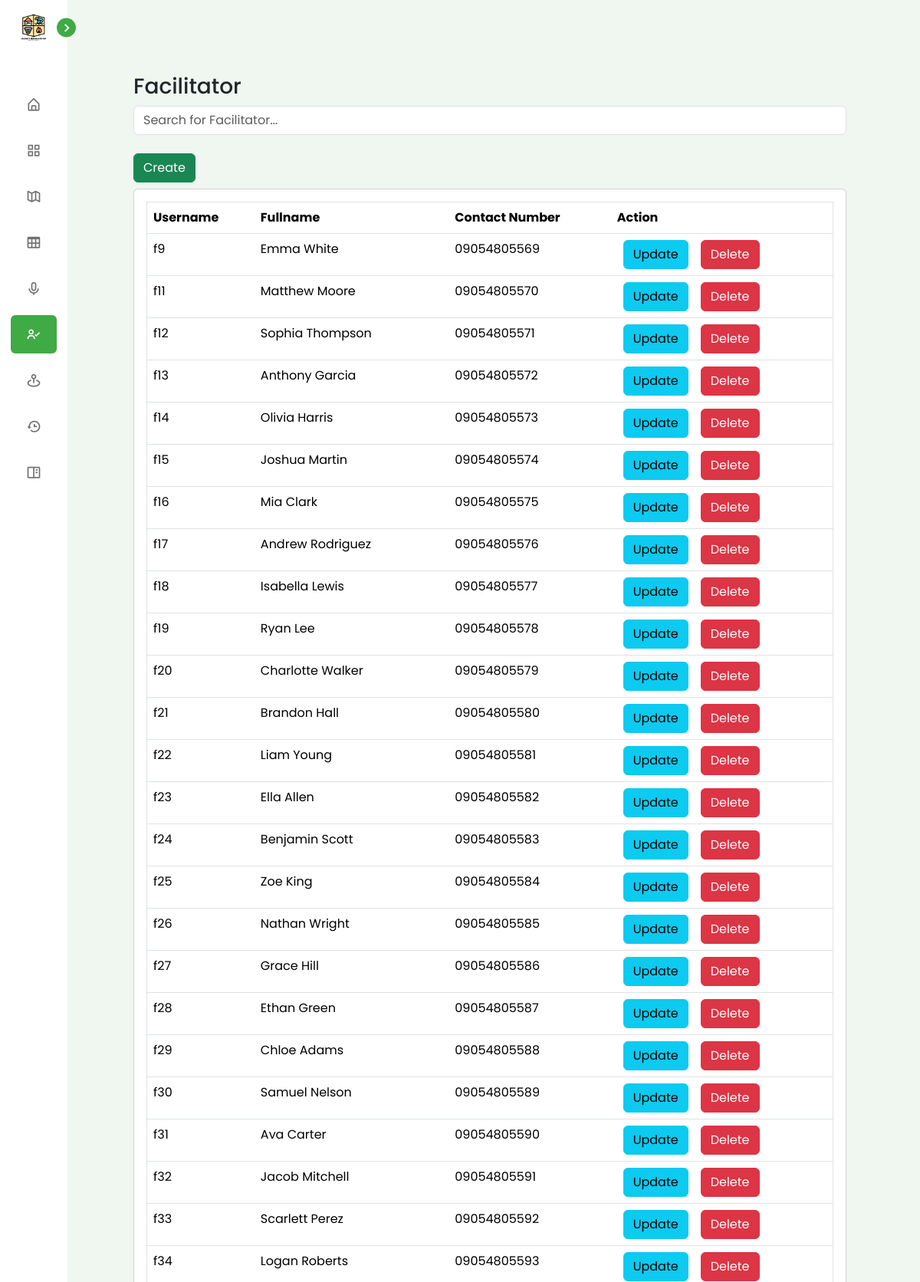
The page /view/pages/admin/facilitator.php (signed in, upper part) on the database its author committed.
### tables this page shows
CREATE TABLE `tbl_facilitator_access` (
  `id` int(11) NOT NULL,
  `facilitator_username` varchar(255) NOT NULL,
  `facilitator_password` varchar(255) NOT NULL,
  `facilitator_fullname` varchar(255) NOT NULL,
  `facilitator_contact_number` varchar(255) NOT NULL
);

### connection/connection.php (called while the page is built, shortened)
<?php
class config {
    public function __construct(){
        $dsn = "mysql:host=".H.";dbname=".DB;
        $username = U;
        $password = P;
        try {
            $this->pdo = new PDO($dsn, $username, $password);
        } catch (PDOException $e) {
            die("Connection failed: " . $e->getMessage());
        }
    }
}
?>

### controller/FacilitatorController.php (called while the page is built, shortened)
<?php
    require('../../../services/FacilitatorServices.php');
    $facilitatorServices = new FacilitatorServices();
?>

### services/FacilitatorServices.php (called while the page is built, shortened)
<?php
require_once("../../../connection/connection.php");
class FacilitatorServices extends config {
        public function getAllFacilitator() {
            try {
                $query = "SELECT `id`, `facilitator_username`, `facilitator_password`, `facilitator_fullname`, `facilitator_contact_number` FROM `tbl_facilitator_access` WHERE 1";
                $stmt = $this->pdo->prepare($query);
                $stmt->execute();
                $announcement =  $stmt->fetchAll(PDO::FETCH_ASSOC);
                return  $announcement;
            } catch (PDOException $e) {
                echo "Error: " . $e->getMessage();
            }
        }
}
?>

### view/pages/admin/facilitator.php (the view, shortened to what this page needs)
<?php
require_once('../../../controller/FacilitatorController.php');
$activeFacilitator = $facilitatorServices->getAllFacilitator();
?>
<?php require_once('../../components/header.php')?>
<div class="p-0 p-md-5">
    <div class="p-4">
        <h3 class="text-dark">Facilitator</h3>
        <div class="mb-3">
            <input type="text" id="searchInput" class="form-control" placeholder="Search for Facilitator...">
        </div>
        <button type="button" class="btn btn-success mx-0 my-md-2"
                                        data-bs-toggle="modal"
                                        data-bs-target="#facilitatorModal"
                                        data-bs-action="create">
                                        Create
                                    </button>
        <div class="table-responsive card p-3">
            <table border="1" class="table p-3" id="pestData">
                <thead>
                    <tr>
                        <th>Username</th>
                        <th>Fullname</th>
                        <th>Contact Number</th>
                        <th>Action</th>
                    </tr>
                </thead>
                <tbody>
                    <?php if (!empty($activeFacilitator)): ?>
                        <?php foreach ($activeFacilitator  as $facilitator): ?>
                            <tr>
                                <td><?php echo htmlspecialchars($facilitator['facilitator_username']); ?></td>
                                <td><?php echo htmlspecialchars($facilitator['facilitator_fullname']); ?></td>
                                <td><?php echo htmlspecialchars($facilitator['facilitator_contact_number']); ?></td>
                                <td><button type="button" class="btn btn-info mx-0 mx-md-2 my-1 my-md-0"
                                        data-bs-toggle="modal"
                                        data-bs-target="#facilitatorModal"
                                        data-bs-id="<?php echo htmlspecialchars($facilitator['id']); ?>"
                                        data-bs-username="<?php echo htmlspecialchars($facilitator['facilitator_username']); ?>"
                                        data-bs-password="<?php echo htmlspecialchars($facilitator['facilitator_password']); ?>"
                                        data-bs-fullname="<?php echo htmlspecialchars($facilitator['facilitator_fullname']); ?>"
                                        data-bs-contact_number="<?php echo htmlspecialchars($facilitator['facilitator_contact_number']); ?>"
                                        data-bs-action="update">
                                        Update
                                </button><button type="button" class="btn btn-danger mx-0 mx-md-2 my-1 my-md-0"
                                        data-bs-toggle="modal"
                                        data-bs-target="#deleteModal"
                                        data-bs-id="<?php echo htmlspecialchars($facilitator['id']); ?>">
                                        Delete
                                </button></td>
                            </tr>
                        <?php endforeach; ?>
                    <?php else: ?>
                        <tr>
                            <td colspan="6" class="text-center">No records found.</td>
                        </tr>
                    <?php endif; ?>
                </tbody>
            </table>
        </div>
    </div>
</div>
<?php require_once('../../components/footer.php')?>

### view/css/sidebar.css (style rules this page uses)
* { margin: 0; padding: 0; box-sizing: border-box; font-family: 'Poppins', sans-serif; }
:root { --body-color: #f0f6f0; --sidebar-color: #FFF; --primary-color: #40aa44; --primary-color-light: #fffbf5; --toggle-color: #DDD; --text-color: #707070; --tran-03: all 0.2s ease; --tran-03: all 0.3s ease; --tran-04: all 0.3s ease; --tran-05: all 0.3s ease; }
body { min-height: 100vh; background-color: var(--body-color); transition: var(--tran-05); }

### rows shown on the page
tbl_facilitator_access: facilitator_username "f9", facilitator_fullname "Emma White", facilitator_contact_number "09054805569"
tbl_facilitator_access: facilitator_username "f11", facilitator_fullname "Matthew Moore", facilitator_contact_number "09054805570"
tbl_facilitator_access: facilitator_username "f12", facilitator_fullname "Sophia Thompson", facilitator_contact_number "09054805571"
tbl_facilitator_access: facilitator_username "f13", facilitator_fullname "Anthony Garcia", facilitator_contact_number "09054805572"
tbl_facilitator_access: facilitator_username "f14", facilitator_fullname "Olivia Harris", facilitator_contact_number "09054805573"
tbl_facilitator_access: facilitator_username "f15", facilitator_fullname "Joshua Martin", facilitator_contact_number "09054805574"
tbl_facilitator_access: facilitator_username "f16", facilitator_fullname "Mia Clark", facilitator_contact_number "09054805575"
tbl_facilitator_access: facilitator_username "f17", facilitator_fullname "Andrew Rodriguez", facilitator_contact_number "09054805576"
tbl_facilitator_access: facilitator_username "f18", facilitator_fullname "Isabella Lewis", facilitator_contact_number "09054805577"
tbl_facilitator_access: facilitator_username "f19", facilitator_fullname "Ryan Lee", facilitator_contact_number "09054805578"
tbl_facilitator_access: facilitator_username "f20", facilitator_fullname "Charlotte Walker", facilitator_contact_number "09054805579"
tbl_facilitator_access: facilitator_username "f21", facilitator_fullname "Brandon Hall", facilitator_contact_number "09054805580"
tbl_facilitator_access: facilitator_username "f22", facilitator_fullname "Liam Young", facilitator_contact_number "09054805581"
tbl_facilitator_access: facilitator_username "f23", facilitator_fullname "Ella Allen", facilitator_contact_number "09054805582"
tbl_facilitator_access: facilitator_username "f24", facilitator_fullname "Benjamin Scott", facilitator_contact_number "09054805583"
tbl_facilitator_access: facilitator_username "f25", facilitator_fullname "Zoe King", facilitator_contact_number "09054805584"
tbl_facilitator_access: facilitator_username "f26", facilitator_fullname "Nathan Wright", facilitator_contact_number "09054805585"
tbl_facilitator_access: facilitator_username "f27", facilitator_fullname "Grace Hill", facilitator_contact_number "09054805586"
tbl_facilitator_access: facilitator_username "f28", facilitator_fullname "Ethan Green", facilitator_contact_number "09054805587"
tbl_facilitator_access: facilitator_username "f29", facilitator_fullname "Chloe Adams", facilitator_contact_number "09054805588"
tbl_facilitator_access: facilitator_username "f30", facilitator_fullname "Samuel Nelson", facilitator_contact_number "09054805589"
tbl_facilitator_access: facilitator_username "f31", facilitator_fullname "Ava Carter", facilitator_contact_number "09054805590"
tbl_facilitator_access: facilitator_username "f32", facilitator_fullname "Jacob Mitchell", facilitator_contact_number "09054805591"
tbl_facilitator_access: facilitator_username "f33", facilitator_fullname "Scarlett Perez", facilitator_contact_number "09054805592"
tbl_facilitator_access: facilitator_username "f34", facilitator_fullname "Logan Roberts", facilitator_contact_number "09054805593"
